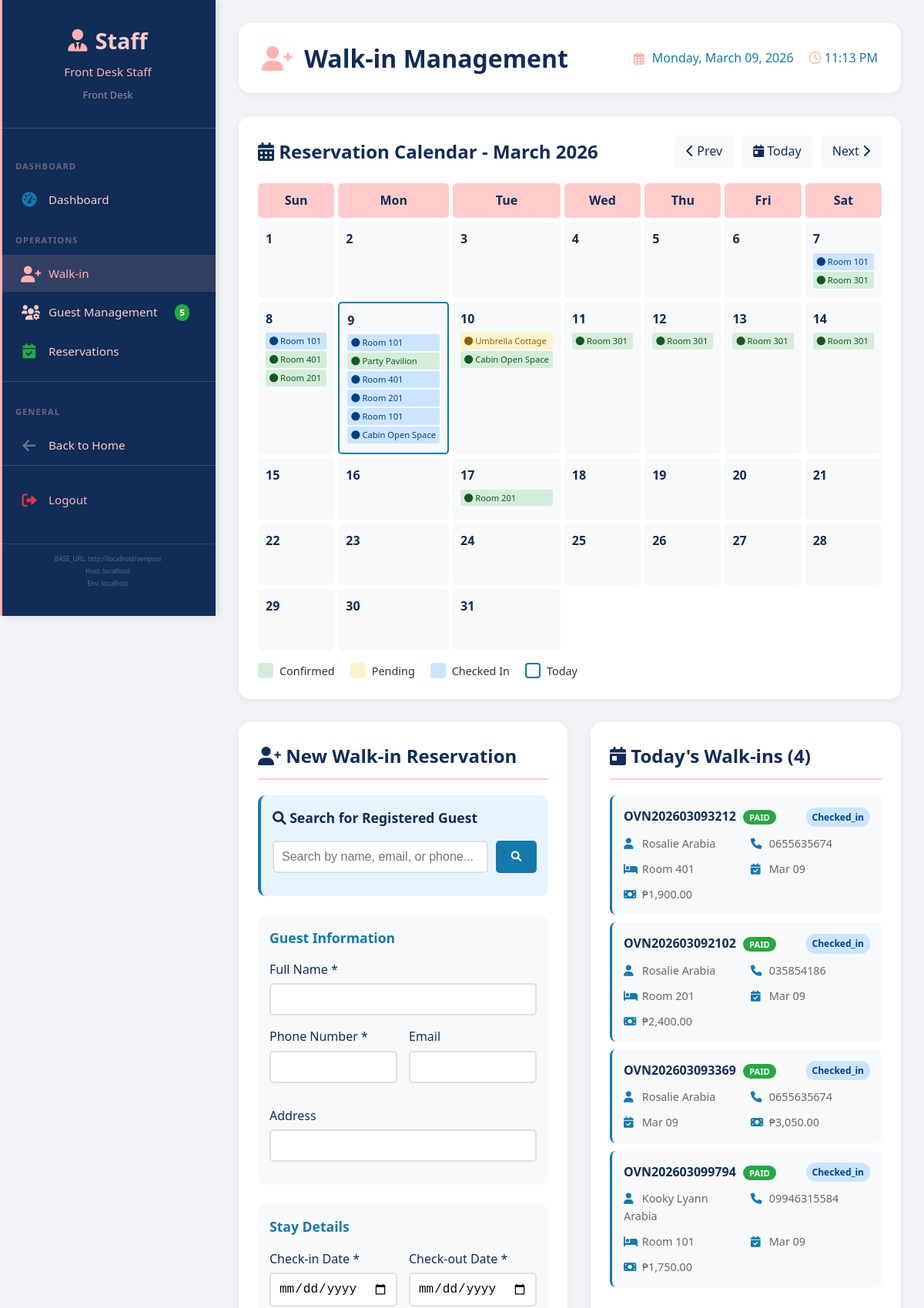
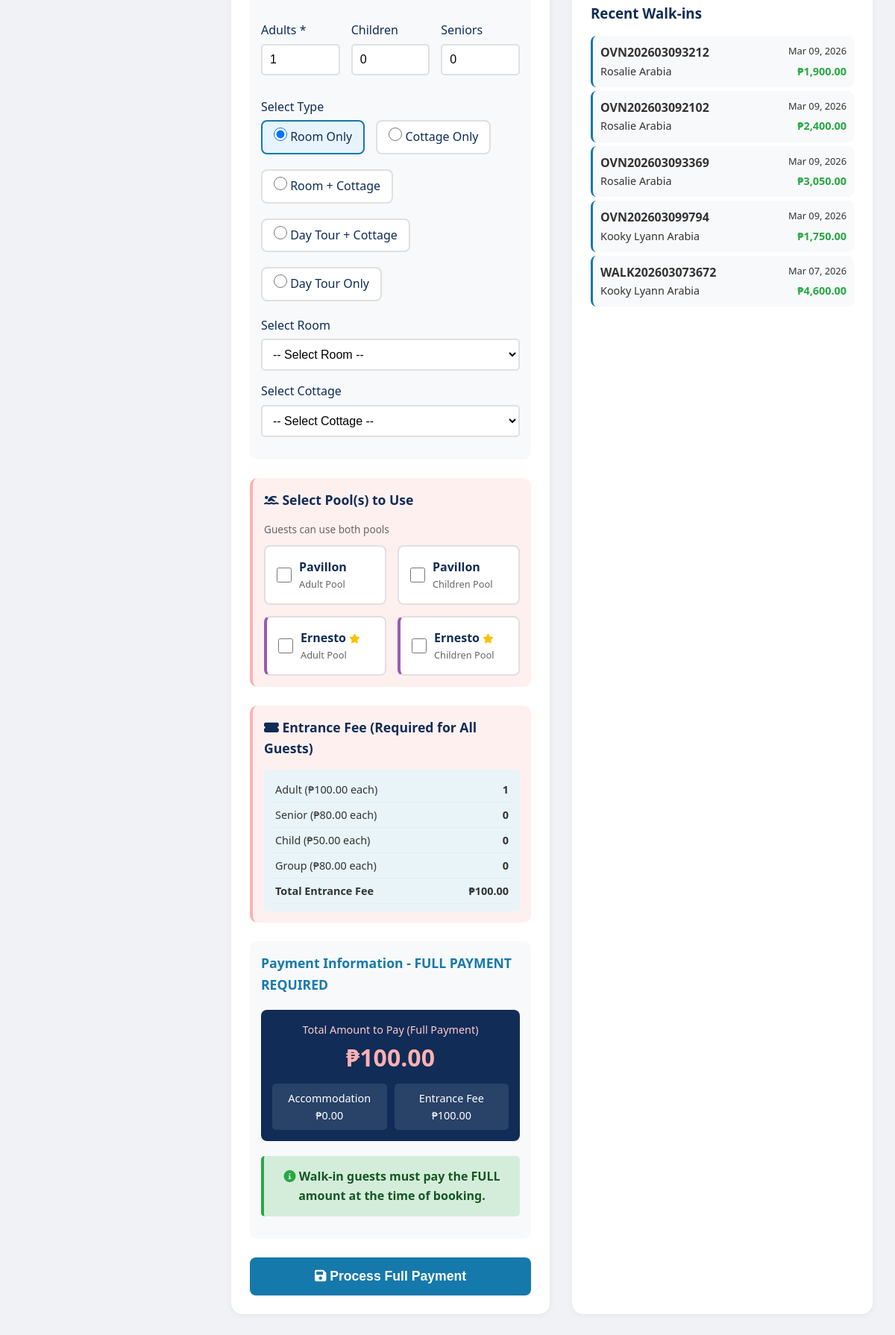
Page /staff/walkin.php (signed in) on the committed database (2 pictures, top to bottom).
### tables this page shows
CREATE TABLE `users` (
  `id` int(11) NOT NULL,
  `username` varchar(50) NOT NULL,
  `email` varchar(100) NOT NULL,
  `password` varchar(255) NOT NULL,
  `full_name` varchar(100) NOT NULL,
  `phone` varchar(20) DEFAULT NULL,
  `address` text DEFAULT NULL,
  `role` enum('super_admin','admin','staff','guest') DEFAULT 'guest',
  `status` enum('active','inactive') DEFAULT 'active',
  `is_walkin_account` tinyint(1) DEFAULT 0,
  `last_login` timestamp NULL DEFAULT NULL,
  `created_at` timestamp NOT NULL DEFAULT current_timestamp(),
  `updated_at` timestamp NOT NULL DEFAULT current_timestamp() ON UPDATE current_timestamp()
);

CREATE TABLE `reservations` (
  `id` int(11) NOT NULL,
  `reservation_number` varchar(20) NOT NULL,
  `user_id` int(11) DEFAULT NULL,
  `room_id` int(11) DEFAULT NULL,
  `cottage_id` int(11) DEFAULT NULL,
  `check_in_date` date NOT NULL,
  `check_out_date` date NOT NULL,
  `adults` int(11) DEFAULT 1,
  `children` int(11) DEFAULT 0,
  `seniors` int(11) NOT NULL DEFAULT 0,
  `total_guests` int(11) DEFAULT NULL,
  `accommodation_total` decimal(10,2) DEFAULT NULL,
  `entrance_fee_total` decimal(10,2) DEFAULT NULL,
  `total_amount` decimal(10,2) DEFAULT NULL,
  `amount_paid` decimal(10,2) DEFAULT 0.00,
  `payment_status` varchar(50) DEFAULT 'pending',
  `status` enum('pending','confirmed','checked_in','checked_out','cancelled') DEFAULT 'pending',
  `reservation_type` varchar(50) DEFAULT 'daytour',
  `otp_code` varchar(6) DEFAULT NULL,
  `otp_verified` tinyint(1) DEFAULT 0,
  `verified_by` int(11) DEFAULT NULL,
  `verified_at` datetime DEFAULT NULL,
  `created_by` varchar(20) DEFAULT 'online',
  `has_entrance_fee` tinyint(1) DEFAULT 0,
  `entrance_fee_amount` decimal(10,2) DEFAULT 0.00,
  `entrance_fee_paid` decimal(10,2) DEFAULT 0.00,
  `entrance_fee_guests` int(11) DEFAULT 0,
  `special_requests` text DEFAULT NULL,
  `created_at` timestamp NOT NULL DEFAULT current_timestamp(),
  `otp_required` tinyint(1) DEFAULT 1,
  `entry_pass_generated` tinyint(1) DEFAULT 0,
  `reminder_sent_3days` tinyint(1) DEFAULT 0,
  `reminder_sent_1day` tinyint(1) DEFAULT 0,
  `reminder_sent_today` tinyint(1) DEFAULT 0,
  `updated_at` timestamp NULL DEFAULT NULL ON UPDATE current_timestamp(),
  `checked_out_by` int(11) DEFAULT NULL,
  `checked_out_at` datetime DEFAULT NULL,
  `extended_at` datetime DEFAULT NULL,
  `extended_by` int(11) DEFAULT NULL,
  `cancelled_by` int(11) DEFAULT NULL,
  `cancelled_at` datetime DEFAULT NULL,
  `cancellation_reason` text DEFAULT NULL
);

CREATE TABLE `rooms` (
  `id` int(11) NOT NULL,
  `room_number` varchar(10) NOT NULL,
  `room_type_id` int(11) DEFAULT NULL,
  `floor` int(11) DEFAULT NULL,
  `status` enum('available','occupied','maintenance','reserved') DEFAULT 'available',
  `cleaning_status` enum('clean','pending','in_progress') DEFAULT 'clean',
  `notes` text DEFAULT NULL,
  `created_at` timestamp NOT NULL DEFAULT current_timestamp()
);

CREATE TABLE `cottages` (
  `id` int(11) NOT NULL,
  `cottage_name` varchar(100) NOT NULL,
  `description` text DEFAULT NULL,
  `capacity` int(11) DEFAULT 4,
  `size_sqm` decimal(5,2) DEFAULT NULL,
  `amenities` text DEFAULT NULL,
  `price` decimal(10,2) DEFAULT NULL,
  `cottage_type` enum('open','closed','nipa','family','vip') NOT NULL,
  `status` enum('available','unavailable') DEFAULT 'available',
  `created_at` timestamp NOT NULL DEFAULT current_timestamp()
);

CREATE TABLE `pools` (
  `id` int(11) NOT NULL,
  `name` varchar(100) NOT NULL,
  `type` enum('adult','children') NOT NULL,
  `capacity` int(11) DEFAULT NULL,
  `status` enum('open','closed','maintenance') DEFAULT 'open',
  `operating_hours` varchar(100) DEFAULT NULL,
  `created_at` timestamp NOT NULL DEFAULT current_timestamp()
);

CREATE TABLE `entrance_fees` (
  `id` int(11) NOT NULL,
  `fee_name` varchar(100) NOT NULL,
  `fee_type` enum('adult','child','senior','group') NOT NULL,
  `amount` decimal(10,2) NOT NULL,
  `description` text DEFAULT NULL,
  `status` enum('active','inactive') DEFAULT 'active',
  `created_at` timestamp NOT NULL DEFAULT current_timestamp()
);

### staff/walkin.php (the view, shortened to what the rows shown need)
<?php
require_once BASE_PATH . '/includes/Database.php';
$db = Database::getInstance();
$current_user = $db->getRow("SELECT * FROM users WHERE id = ?", [$_SESSION['user_id']]);
$pools = $db->getRows("SELECT * FROM pools ORDER BY FIELD(name, 'Ernesto', 'Pavilion')");
$entrance_fees = $db->getRows("
    SELECT * FROM entrance_fees
    WHERE status = 'active'
    ORDER BY
        CASE fee_type
            WHEN 'adult' THEN 1
            WHEN 'senior' THEN 2
            WHEN 'child' THEN 3
            WHEN 'group' THEN 4
        END
");
$all_reservations = $db->getRows("
    SELECT r.id, r.check_in_date, r.check_out_date, r.status, rm.room_number, c.cottage_name
    FROM reservations r
    LEFT JOIN rooms rm ON r.room_id = rm.id
    LEFT JOIN reservation_cottages rc ON r.id = rc.reservation_id
    LEFT JOIN cottages c ON rc.cottage_id = c.id
    WHERE r.status IN ('confirmed', 'checked_in', 'pending')
    ORDER BY r.check_in_date
");
$today = date('Y-m-d');
$today_walkins = $db->getRows("
    SELECT r.*, u.full_name as guest_name, u.phone, u.email, rm.room_number, rt.name as room_type
    FROM reservations r
    JOIN users u ON r.user_id = u.id
    LEFT JOIN rooms rm ON r.room_id = rm.id
    LEFT JOIN room_types rt ON rm.room_type_id = rt.id
    WHERE DATE(r.created_at) = ? AND r.created_by = 'walkin'
    ORDER BY r.created_at DESC
", [$today]);
$recent_walkins = $db->getRows("
    SELECT r.*, u.full_name as guest_name, u.phone, u.email, rm.room_number, rt.name as room_type
    FROM reservations r
    JOIN users u ON r.user_id = u.id
    LEFT JOIN rooms rm ON r.room_id = rm.id
    LEFT JOIN room_types rt ON rm.room_type_id = rt.id
    WHERE r.created_by = 'walkin'
    ORDER BY r.created_at DESC
    LIMIT 20
");
$current_month = isset($_GET['month']) ? (int)$_GET['month'] : (int)date('m');
$current_year = isset($_GET['year']) ? (int)$_GET['year'] : (int)date('Y');
$first_day = mktime(0, 0, 0, $current_month, 1, $current_year);
$days_in_month = date('t', $first_day);
?>
<!DOCTYPE html>
<html lang="en">
<head>
    <link rel="stylesheet" href="<?php echo BASE_URL; ?>/assets/css/style.css">
    <link rel="stylesheet" href="<?php echo BASE_URL; ?>/assets/css/admin.css">
    <link rel="stylesheet" href="/assets/css/sidebar.css">
    <link rel="stylesheet" href="https://cdnjs.cloudflare.com/ajax/libs/font-awesome/6.0.0/css/all.min.css">
</head>
<body>
    <?php include BASE_PATH . '/includes/sidebar.php'; ?>
    <div class="main-content">
        <div class="top-bar">
            <h1>
                <i class="fas fa-user-plus"></i>
                Walk-in Management
            </h1>
        </div>
        <div class="calendar-section">
            <div class="calendar-grid">
                <?php
                for ($day = 1; $day <= $days_in_month; $day++) {
                    $current_date = sprintf('%04d-%02d-%02d', $current_year, $current_month, $day);
                    $is_today = ($current_date == date('Y-m-d')) ? 'today' : '';
                    $day_reservations = [];
                    foreach ($all_reservations as $res) {
                        $check_in = $res['check_in_date'];
                        $check_out = $res['check_out_date'];
                        if ($current_date >= $check_in && $current_date < $check_out) {
                            $day_reservations[] = $res;
                        }
                    }
                    echo '<div class="calendar-day ' . $is_today . '" onclick="selectDate(' . $day . ')">';
                    echo '<div class="day-number">' . $day . '</div>';
                    foreach ($day_reservations as $booking) {
                        $status_class = 'booking-' . $booking['status'];
                        $info = $booking['room_number'] ? 'Room ' . $booking['room_number'] : ($booking['cottage_name'] ?? 'Booked');
                        echo '<div class="booking-indicator ' . $status_class . '" title="' . $info . '">';
                        echo '<i class="fas fa-circle"></i> ' . $info;
                        echo '</div>';
                    }
                    echo '</div>';
                }
                ?>
            </div>
        </div>
        <div class="walkin-container">
            <div class="walkin-form">
                <h2><i class="fas fa-user-plus"></i> New Walk-in Reservation</h2>
                <form method="POST" id="walkinForm" onsubmit="return validateWalkinForm()">
                    <div class="form-section pool-section">
                        <div class="pool-checkbox-group">
                            <?php foreach ($pools as $pool): ?>
                            <label class="pool-checkbox <?php echo strtolower($pool['name']); ?>">
                                <input type="checkbox" name="pools[]" value="<?php echo $pool['id']; ?>" onchange="togglePoolSelection(this)">
                                <div>
                                    <div class="pool-name">
                                        <?php echo htmlspecialchars($pool['name']); ?>
                                        <?php if ($pool['name'] == 'Ernesto'): ?>
                                            <i class="fas fa-star" style="color: #ffc107; font-size: 0.8rem;"></i>
                                        <?php endif; ?>
                                    </div>
                                    <div class="pool-type"><?php echo ucfirst($pool['type']); ?> Pool</div>
                                </div>
                            </label>
                            <?php endforeach; ?>
                        </div>
                    </div>
                    <div class="form-section entrance-section">
                        <div class="fee-summary">
                            <table>
                                <?php foreach ($entrance_fees as $fee): ?>
                                <tr>
                                    <td><?php echo ucfirst($fee['fee_type']); ?> (₱<?php echo number_format($fee['amount'], 2); ?> each)</td>
                                    <td id="<?php echo $fee['fee_type']; ?>_count_display">0</td>
                                </tr>
                                <?php endforeach; ?>
                            </table>
                        </div>
                    </div>
                </form>
            </div>
            <div class="walkin-list">
                <h2><i class="fas fa-calendar-day"></i> Today's Walk-ins (<?php echo count($today_walkins); ?>)</h2>
                <?php if (empty($today_walkins)): ?>
                    <p style="text-align: center; color: #666; padding: 20px;">No walk-in reservations today.</p>
                <?php else: ?>
                    <?php foreach ($today_walkins as $walkin): ?>
                    <div class="walkin-item">
                        <div class="walkin-item-header">
                            <span class="walkin-number">
                                <?php echo $walkin['reservation_number']; ?>
                                <span class="full-payment-badge">PAID</span>
                            </span>
                            <span class="walkin-status status-<?php echo $walkin['status']; ?>">
                                <?php echo ucfirst($walkin['status']); ?>
                            </span>
                        </div>
                        <div class="walkin-details">
                            <div><i class="fas fa-user"></i> <?php echo htmlspecialchars($walkin['guest_name']); ?></div>
                            <div><i class="fas fa-phone"></i> <?php echo $walkin['phone']; ?></div>
                            <?php if ($walkin['room_number']): ?>
                            <div><i class="fas fa-bed"></i> Room <?php echo $walkin['room_number']; ?></div>
                            <?php endif; ?>
                            <div><i class="fas fa-calendar-check"></i> <?php echo date('M d', strtotime($walkin['check_in_date'])); ?></div>
                            <div><i class="fas fa-money-bill"></i> ₱<?php echo number_format($walkin['total_amount'], 2); ?></div>
                        </div>
                    </div>
                    <?php endforeach; ?>
                <?php endif; ?>
                <?php if (empty($recent_walkins)): ?>
                    <p style="text-align: center; color: #666; padding: 20px;">No recent walk-in reservations.</p>
                <?php else: ?>
                    <div style="max-height: 400px; overflow-y: auto;">
                        <?php foreach ($recent_walkins as $walkin): ?>
                        <div class="walkin-item" style="margin-bottom: 5px; padding: 10px;">
                            <div style="display: flex; justify-content: space-between;">
                                <span style="font-weight: bold;"><?php echo $walkin['reservation_number']; ?></span>
                                <span style="font-size: 0.8rem;"><?php echo date('M d, Y', strtotime($walkin['created_at'])); ?></span>
                            </div>
                            <div style="font-size: 0.9rem; display: flex; justify-content: space-between;">
                                <span><?php echo htmlspecialchars($walkin['guest_name']); ?></span>
                                <span style="color: #28a745; font-weight: bold;">₱<?php echo number_format($walkin['total_amount'], 2); ?></span>
                            </div>
                        </div>
                        <?php endforeach; ?>
                    </div>
                <?php endif; ?>
            </div>
        </div>
    </div>
</body>
</html>

### includes/sidebar.php (shortened to what the rows shown need)
<?php
$user_role = $current_user['role'] ?? 'guest';
$user_name = $current_user['full_name'] ?? $current_user['username'] ?? 'User';
?>
<div class="sidebar <?php echo $user_role; ?>-sidebar" id="sidebar">
    <div class="sidebar-header <?php echo $user_role; ?>-header">
        <h2>
            <?php if ($user_role == 'super_admin'): ?>
                <i class="fas fa-crown"></i>
            <?php elseif ($user_role == 'admin'): ?>
                <i class="fas fa-user-shield"></i>
            <?php elseif ($user_role == 'staff'): ?>
                <i class="fas fa-user-tie"></i>
            <?php else: ?>
                <i class="fas fa-user"></i>
            <?php endif; ?>
            <span>
                <?php
                if ($user_role == 'super_admin') echo 'Super Admin';
                elseif ($user_role == 'admin') echo 'Admin';
                elseif ($user_role == 'staff') echo 'Staff';
                else echo 'Guest Portal';
                ?>
            </span>
        </h2>
        <p><?php echo htmlspecialchars($user_name); ?></p>
        <small>
            <?php
            if ($user_role == 'super_admin') echo 'Full Access';
            elseif ($user_role == 'admin') echo 'Management';
            elseif ($user_role == 'staff') echo 'Front Desk';
            else echo 'Welcome Back!';
            ?>
        </small>
    </div>
</div>

### rows in the picture
users: full_name "Front Desk Staff"
reservations: room.room_number "Room 101", reservation_number "WALK202603073672", created_at "Mar 07, 2026", user.full_name "Kooky Lyann Arabia", total_amount "4,600.00"
reservations: room.room_number "Room 301"
reservations: room.room_number "Room 401"
reservations: room.room_number "Room 201"
reservations: cottage.cottage_name "Party Pavilion"
reservations: room.room_number "Room 401", reservation_number "OVN202603093212", status "Checked_in", user.full_name "Rosalie Arabia", user.phone "0655635674", room.room_number "401", check_in_date "Mar 09", total_amount "1,900.00", created_at "Mar 09, 2026"
reservations: room.room_number "Room 201", reservation_number "OVN202603092102", status "Checked_in", user.full_name "Rosalie Arabia", user.phone "035854186", room.room_number "201", check_in_date "Mar 09", total_amount "2,400.00", created_at "Mar 09, 2026"
reservations: room.room_number "Room 101", reservation_number "OVN202603099794", status "Checked_in", user.full_name "Kooky Lyann Arabia", user.phone "09946315584", room.room_number "101", check_in_date "Mar 09", total_amount "1,750.00", created_at "Mar 09, 2026"
reservations: cottages.cottage_name "Cabin Open Space", reservation_number "OVN202603093369", status "Checked_in", user.full_name "Rosalie Arabia", user.phone "0655635674", check_in_date "Mar 09", total_amount "3,050.00", created_at "Mar 09, 2026"
reservations: cottages.cottage_name "Umbrella Cottage"
reservations: cottages.cottage_name "Cabin Open Space"
reservations: room.room_number "Room 301"
reservations: room.room_number "Room 201"
pools: name "Pavillon", type "Adult"
pools: name "Pavillon", type "Children"
pools: name "Ernesto", type "Adult"
pools: name "Ernesto", type "Children"
entrance_fees: fee_type "Adult", amount "100.00"
entrance_fees: fee_type "Senior", amount "80.00"
entrance_fees: fee_type "Child", amount "50.00"
entrance_fees: fee_type "Group", amount "80.00"

### other values in the picture
$current_guests "5"
BASE_URL "http://localhost/veripool"
$_SERVER['HTTP_HOST'] "localhost"
$month_name "March 2026"
count($today_walkins) "4"
